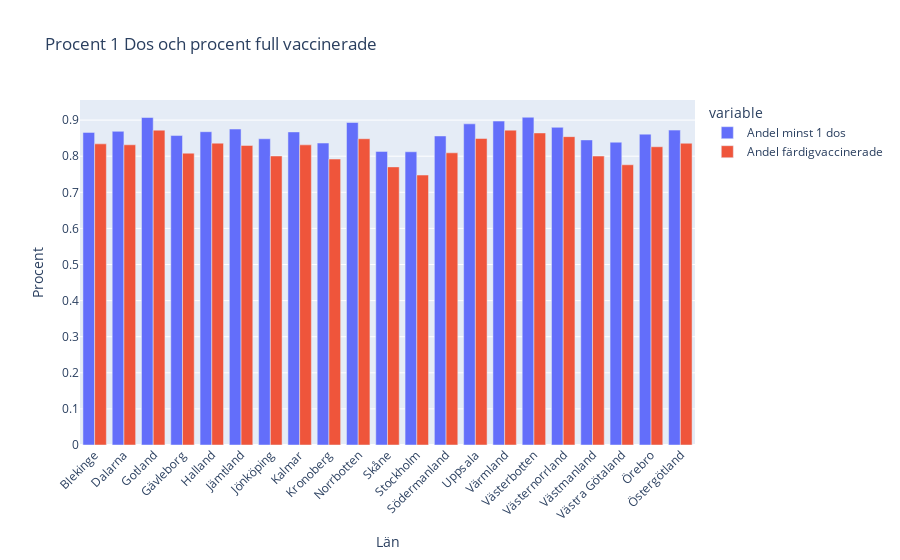

This figure's notebook cell:
### Code cell
fig = px.bar(län_vaccine_data, x="Län_namn", y=["Andel minst 1 dos", "Andel färdigvaccinerade"], title="Procent 1 Dos och procent full vaccinerade",
            labels ={"Län_namn": "Län", "value": "Procent"})
fig.update_layout(barmode="group", xaxis_tickangle=-45)
fig.show()
fig.write_html("visualizations/Procent1DoseandProcentFullVaccinated.html")

### Figure 1 — Plotly figure (JSON) as saved in the notebook; plotly's stock layout.template omitted (floating-point values rounded to 4 significant figures)
{"data": [{"alignmentgroup": "True", "hovertemplate": "variable=Andel minst 1 dos<br>Län=%{x}<br>Procent=%{y}<extra></extra>", "legendgroup": "Andel minst 1 dos", "marker": {"color": "#636efa", "pattern": {"shape": ""}}, "name": "Andel minst 1 dos", "offsetgroup": "Andel minst 1 dos", "orientation": "v", "showlegend": true, "textposition": "auto", "type": "bar", "x": ["Blekinge", "Dalarna", "Gotland", "Gävleborg", "Halland", "Jämtland", "Jönköping", "Kalmar", "Kronoberg", "Norrbotten", "Skåne", "Stockholm", "Södermanland", "Uppsala", "Värmland", "Västerbotten", "Västernorrland", "Västmanland", "Västra Götaland", "Örebro", "Östergötland"], "xaxis": "x", "y": [0.866, 0.8689, 0.9072, 0.8572, 0.8679, 0.8752, 0.8483, 0.8673, 0.8364, 0.8933, 0.8133, 0.8122, 0.8561, 0.8896, 0.8973, 0.9079, 0.88, 0.8451, 0.8388, 0.8611, 0.8723], "yaxis": "y"}, {"alignmentgroup": "True", "hovertemplate": "variable=Andel färdigvaccinerade<br>Län=%{x}<br>Procent=%{y}<extra></extra>", "legendgroup": "Andel färdigvaccinerade", "marker": {"color": "#EF553B", "pattern": {"shape": ""}}, "name": "Andel färdigvaccinerade", "offsetgroup": "Andel färdigvaccinerade", "orientation": "v", "showlegend": true, "textposition": "auto", "type": "bar", "x": ["Blekinge", "Dalarna", "Gotland", "Gävleborg", "Halland", "Jämtland", "Jönköping", "Kalmar", "Kronoberg", "Norrbotten", "Skåne", "Stockholm", "Södermanland", "Uppsala", "Värmland", "Västerbotten", "Västernorrland", "Västmanland", "Västra Götaland", "Örebro", "Östergötland"], "xaxis": "x", "y": [0.8342, 0.8316, 0.8721, 0.8084, 0.8361, 0.8298, 0.8006, 0.8314, 0.7921, 0.8484, 0.7704, 0.7478, 0.8094, 0.8489, 0.8722, 0.8644, 0.8542, 0.8004, 0.7763, 0.8262, 0.8359], "yaxis": "y"}], "layout": {"barmode": "group", "legend": {"title": {"text": "variable"}, "tracegroupgap": 0}, "title": {"text": "Procent 1 Dos och procent full vaccinerade"}, "xaxis": {"anchor": "y", "domain": [0, 1], "tickangle": -45, "title": {"text": "Län"}}, "yaxis": {"anchor": "x", "domain": [0, 1], "title": {"text": "Procent"}}}}
